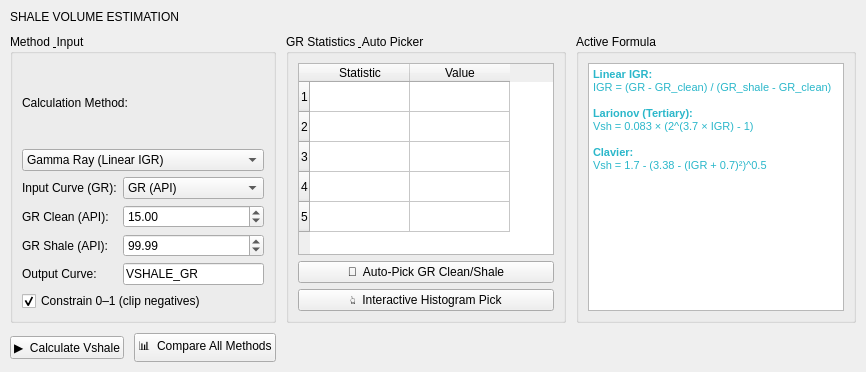
              <widget class="QWidget" name="tabVshale">
               <attribute name="title">
                <string>Vshale</string>
               </attribute>
               <layout class="QVBoxLayout" name="vsLayout">
                <property name="spacing">
                 <number>10</number>
                </property>
                <property name="leftMargin">
                 <number>10</number>
                </property>
                <property name="topMargin">
                 <number>10</number>
                </property>
                <property name="rightMargin">
                 <number>10</number>
                </property>
                <property name="bottomMargin">
                 <number>10</number>
                </property>
                <item>
                 <widget class="QLabel" name="lblSectionHeader">
                  <property name="text">
                   <string>SHALE VOLUME ESTIMATION</string>
                  </property>
                 </widget>
                </item>
                <item>
                 <layout class="QHBoxLayout">
                  <item>
                   <widget class="QGroupBox" name="grpVshaleMethod">
                    <property name="title">
                     <string>Method &amp; Input</string>
                    </property>
                    <layout class="QGridLayout">
                     <item row="0" column="0" colspan="2">
                      <widget class="QLabel" name="label">
                       <property name="text">
                        <string>Calculation Method:</string>
                       </property>
                      </widget>
                     </item>
                     <item row="1" column="0" colspan="2">
                      <widget class="QComboBox" name="comboVshaleMethod">
                       <item>
                        <property name="text">
                         <string>Gamma Ray (Linear IGR)</string>
                        </property>
                       </item>
                       <item>
                        <property name="text">
                         <string>Gamma Ray — Larionov (Tertiary)</string>
                        </property>
                       </item>
                       <item>
                        <property name="text">
                         <string>Gamma Ray — Larionov (Older Rocks)</string>
                        </property>
                       </item>
                       <item>
                        <property name="text">
                         <string>Gamma Ray — Clavier</string>
                        </property>
                       </item>
                       <item>
                        <property name="text">
                         <string>Gamma Ray — Steiber</string>
                        </property>
                       </item>
                       <item>
                        <property name="text">
                         <string>SP Method</string>
                        </property>
                       </item>
                       <item>
                        <property name="text">
                         <string>Neutron-Density</string>
                        </property>
                       </item>
                       <item>
                        <property name="text">
                         <string>Thorium (Spectral GR)</string>
                        </property>
                       </item>
                      </widget>
                     </item>
                     <item row="2" column="0">
                      <widget class="QLabel" name="label">
                       <property name="text">
                        <string>Input Curve (GR):</string>
                       </property>
                      </widget>
                     </item>
                     <item row="2" column="1">
                      <widget class="QComboBox" name="comboVshaleGR">
                       <item>
                        <property name="text">
                         <string>GR (API)</string>
                        </property>
                       </item>
                      </widget>
                     </item>
                     <item row="3" column="0">
                      <widget class="QLabel" name="label">
                       <property name="text">
                        <string>GR Clean (API):</string>
                       </property>
                      </widget>
                     </item>
                     <item row="3" column="1">
                      <widget class="QDoubleSpinBox" name="spinGRClean">
                       <property name="maximum">
                        <double>200.000000000000000</double>
                       </property>
                       <property name="value">
                        <double>15.000000000000000</double>
                       </property>
                      </widget>
                     </item>
                     <item row="4" column="0">
                      <widget class="QLabel" name="label">
                       <property name="text">
                        <string>GR Shale (API):</string>
                       </property>
                      </widget>
                     </item>
                     <item row="4" column="1">
                      <widget class="QDoubleSpinBox" name="spinGRShale">
                       <property name="maximum">
                        <double>300.000000000000000</double>
                       </property>
                       <property name="value">
                        <double>99.989999999999995</double>
                       </property>
                      </widget>
                     </item>
                     <item row="5" column="0">
                      <widget class="QLabel" name="label">
                       <property name="text">
                        <string>Output Curve:</string>
                       </property>
                      </widget>
                     </item>
                     <item row="5" column="1">
                      <widget class="QLineEdit" name="lineVshaleOutput">
                       <property name="text">
                        <string>VSHALE_GR</string>
                       </property>
                      </widget>
                     </item>
                     <item row="6" column="0" colspan="2">
                      <widget class="QCheckBox" name="chkConstrainVshale">
                       <property name="text">
                        <string>Constrain 0–1 (clip negatives)</string>
                       </property>
                       <property name="checked">
                        <bool>true</bool>
                       </property>
                      </widget>
                     </item>
                    </layout>
                   </widget>
                  </item>
                  <item>
                   <widget class="QGroupBox" name="grpGRStats">
                    <property name="title">
                     <string>GR Statistics &amp; Auto Picker</string>
                    </property>
                    <layout class="QVBoxLayout">
                     <item>
                      <widget class="QTableWidget" name="tableGRStats">
                       <property name="rowCount">
                        <number>5</number>
                       </property>
                       <property name="columnCount">
                        <number>2</number>
                       </property>
                       <row/>
                       <row/>
                       <row/>
                       <row/>
                       <row/>
                       <column>
                        <property name="text">
                         <string>Statistic</string>
                        </property>
                       </column>
                       <column>
                        <property name="text">
                         <string>Value</string>
                        </property>
                       </column>
                      </widget>
                     </item>
                     <item>
                      <widget class="QPushButton" name="btnAutoPickGR">
                       <property name="text">
                        <string>🤖  Auto-Pick GR Clean/Shale</string>
                       </property>
                      </widget>
                     </item>
                     <item>
                      <widget class="QPushButton" name="btnInteractiveGRPick">
                       <property name="text">
                        <string>👆  Interactive Histogram Pick</string>
                       </property>
                      </widget>
                     </item>
                    </layout>
                   </widget>
                  </item>
                  <item>
                   <widget class="QGroupBox" name="grpVshaleFormula">
                    <property name="title">
                     <string>Active Formula</string>
                    </property>
                    <layout class="QVBoxLayout">
                     <item>
                      <widget class="QTextBrowser" name="txtVshaleFormula">
                       <property name="html">
                        <string>&lt;!DOCTYPE HTML PUBLIC &quot;-//W3C//DTD HTML 4.0//EN&quot; &quot;http://www.w3.org/TR/REC-html40/strict.dtd&quot;&gt;
&lt;html&gt;&lt;head&gt;&lt;meta name=&quot;qrichtext&quot; content=&quot;1&quot; /&gt;&lt;style type=&quot;text/css&quot;&gt;
p, li { white-space: pre-wrap; }
&lt;/style&gt;&lt;/head&gt;&lt;body style=&quot; font-family:'Consolas'; font-size:8.25pt; font-weight:400; font-style:normal;&quot;&gt;
&lt;p style=&quot; margin-top:0px; margin-bottom:0px; margin-left:0px; margin-right:0px; -qt-block-indent:0; text-indent:0px;&quot;&gt;&lt;span style=&quot; font-family:'monospace'; font-size:11px; font-weight:600; color:#2ab7ca;&quot;&gt;Linear IGR:&lt;/span&gt;&lt;span style=&quot; font-family:'monospace'; font-size:11px; color:#2ab7ca;&quot;&gt;&lt;br /&gt;IGR = (GR - GR_clean) / (GR_shale - GR_clean)&lt;br /&gt;&lt;br /&gt;&lt;/span&gt;&lt;span style=&quot; font-family:'monospace'; font-size:11px; font-weight:600; color:#2ab7ca;&quot;&gt;Larionov (Tertiary):&lt;/span&gt;&lt;span style=&quot; font-family:'monospace'; font-size:11px; color:#2ab7ca;&quot;&gt;&lt;br /&gt;Vsh = 0.083 × (2^(3.7 × IGR) - 1)&lt;br /&gt;&lt;br /&gt;&lt;/span&gt;&lt;span style=&quot; font-family:'monospace'; font-size:11px; font-weight:600; color:#2ab7ca;&quot;&gt;Clavier:&lt;/span&gt;&lt;span style=&quot; font-family:'monospace'; font-size:11px; color:#2ab7ca;&quot;&gt;&lt;br /&gt;Vsh = 1.7 - (3.38 - (IGR + 0.7)²)^0.5 &lt;/span&gt;&lt;/p&gt;&lt;/body&gt;&lt;/html&gt;</string>
                       </property>
                      </widget>
                     </item>
                    </layout>
                   </widget>
                  </item>
                 </layout>
                </item>
                <item>
                 <layout class="QHBoxLayout">
                  <item>
                   <widget class="QPushButton" name="btnCalculate">
                    <property name="text">
                     <string>▶  Calculate Vshale</string>
                    </property>
                   </widget>
                  </item>
                  <item>
                   <widget class="QPushButton" name="btnCompareVshaleMethods">
                    <property name="text">
                     <string>📊  Compare All Methods</string>
                    </property>
                   </widget>
                  </item>
                  <item>
                   <spacer>
                    <property name="orientation">
                     <enum>Qt::Horizontal</enum>
                    </property>
                    <property name="sizeHint" stdset="0">
                     <size>
                      <width>0</width>
                      <height>0</height>
                     </size>
                    </property>
                   </spacer>
                  </item>
                 </layout>
                </item>
               </layout>
              </widget>
